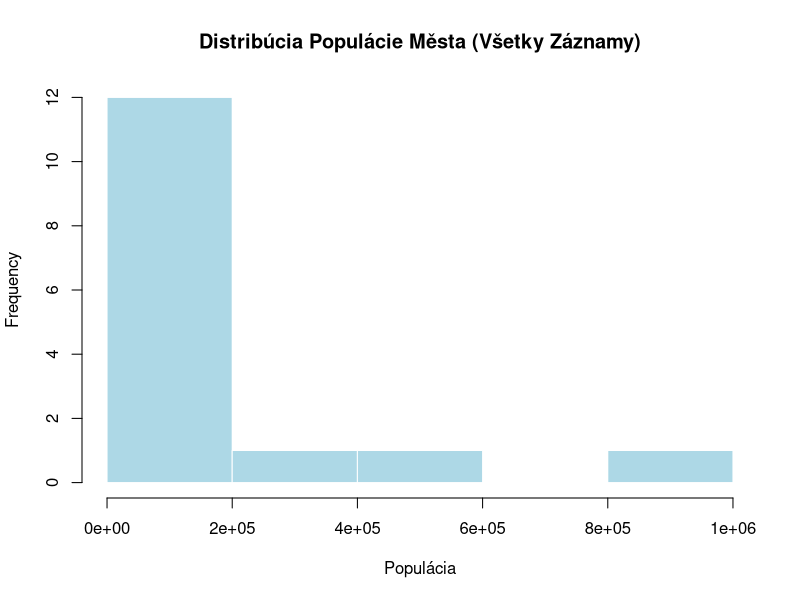
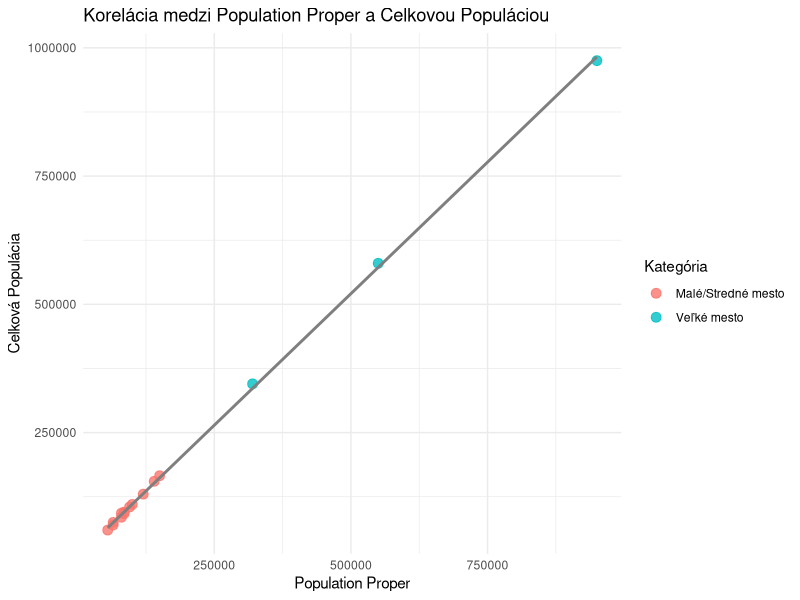
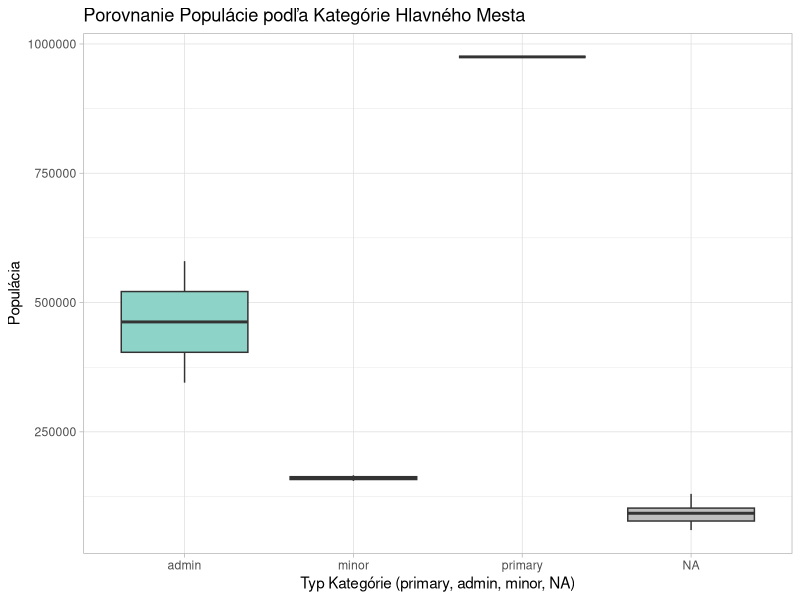
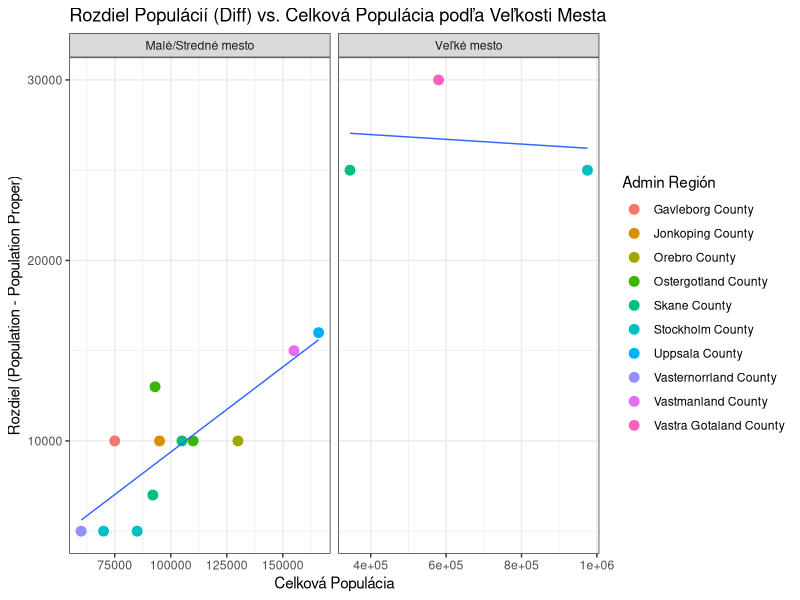

R code for these plots, in order:
## ---- chunk 1
# ------------------------------------------------------------
# TASK 5: Visualising Your Universe (Base R & ggplot2)
# ------------------------------------------------------------


library(dplyr)
library(ggplot2)
# library(readxl) # Pre reálne dáta zo súboru Sweden_task3.xlsx


my_real_data <- data.frame(
  city = c("Stockholm", "Gothenburg", "Malmo", "Uppsala", "Vasteras", "Orebro", "Linkoping", "Helsingborg", "Jonkoping", "Norrkoping", "Lund", "Gavle", "Solna", "Nacka", "Sundsvall"),
  population = c(975000, 580000, 345000, 166000, 155000, 130000, 110000, 105000, 95000, 93000, 92000, 75000, 85000, 70000, 60000),
  population_proper = c(950000, 550000, 320000, 150000, 140000, 120000, 100000, 95000, 85000, 80000, 85000, 65000, 80000, 65000, 55000),
  admin_name = c("Stockholm County", "Vastra Gotaland County", "Skane County", "Uppsala County", "Vastmanland County", "Orebro County", "Ostergotland County", "Skane County", "Jonkoping County", "Ostergotland County", "Skane County", "Gavleborg County", "Stockholm County", "Stockholm County", "Vasternorrland County"),
  capital = factor(c("primary", "admin", "admin", "minor", "minor", NA, NA, NA, NA, NA, NA, NA, NA, NA, NA))
)

my_data_viz <- my_real_data %>%
  mutate(City_Size = ifelse(population >= 200000, "Veľké mesto", "Malé/Stredné mesto")) %>%
  mutate(population_diff = population - population_proper)



# ------------------------------------------------------------

cat("### 5.1. Rýchly náčrt (Base R Histogram) ###\n")
# ----------------------------------------------------------
# 5.1. The Quick Sketch (Base R Histogram)
# Vizualizácia distribúcie populácie
# ----------------------------------------------------------
hist(my_data_viz$population,
     main = "Distribúcia Populácie Města (Všetky Záznamy)",
     xlab = "Populácia",
     col = "lightblue",
     border = "white")


cat("\n### 5.2. Mapa vzťahov (ggplot2 Scatter Plot) ###\n")
# ----------------------------------------------------------
# 5.2. The Relationship Map (ggplot2 Scatter Plot)
# Vzťah medzi population a population_proper
# ----------------------------------------------------------
scatter_plot <- ggplot(data = my_data_viz, aes(x = population_proper, y = population, color = City_Size)) +
  geom_point(alpha = 0.8, size = 3) + 
  geom_smooth(method = "lm", se = FALSE, color = "gray50") + # Pridanie trendovej čiary
  labs(
    title = "Korelácia medzi Population Proper a Celkovou Populáciou",
    x = "Population Proper",
    y = "Celková Populácia",
    color = "Kategória"
  ) +
  theme_minimal()
print(scatter_plot)


cat("\n### 5.3. Porovnanie (ggplot2 Boxplot) ###\n")
# ----------------------------------------------------------
# 5.3. The Comparison (ggplot2 Boxplot)
# Porovnanie populácie podľa typu hlavného mesta (capital)
# ----------------------------------------------------------
boxplot <- ggplot(data = my_data_viz, aes(x = capital, y = population, fill = capital)) +
  geom_boxplot(na.rm = TRUE) + 
  labs(
    title = "Porovnanie Populácie podľa Kategórie Hlavného Mesta",
    x = "Typ Kategórie (primary, admin, minor, NA)",
    y = "Populácia"
  ) +
  scale_fill_brewer(palette = "Set3", na.value = "gray") + 
  theme_light() +
  theme(legend.position = "none")
print(boxplot)


cat("\n### 5.4. Hĺbková analýza (Faceting) ###\n")
# ----------------------------------------------------------
# 5.4. The "Deep Dive" (Faceting)

facet_plot <- ggplot(data = my_data_viz, aes(x = population, y = population_diff)) +
  geom_point(aes(color = admin_name), size = 3) +
  geom_smooth(method = "lm", se = FALSE, linewidth = 0.5) +
  facet_wrap(~ City_Size, scales = "free_x") + 
  labs(
    title = "Rozdiel Populácií (Diff) vs. Celková Populácia podľa Veľkosti Mesta",
    x = "Celková Populácia",
    y = "Rozdiel (Population - Population Proper)",
    color = "Admin Región"
  ) +
  theme_bw()
print(facet_plot)


# 3. EXPORT (TASK 5.5)
# ----------------------------------------------------------
# Ak chcete plot uložiť, spustite nasledujúce riadky priamo v R konzole
# alebo v bloku s eval=TRUE (pre .Rmd).
# ggsave("my_universe_plot_scatter.png", plot = scatter_plot, width = 8, height = 6)
# ----------------------------------------------------------
